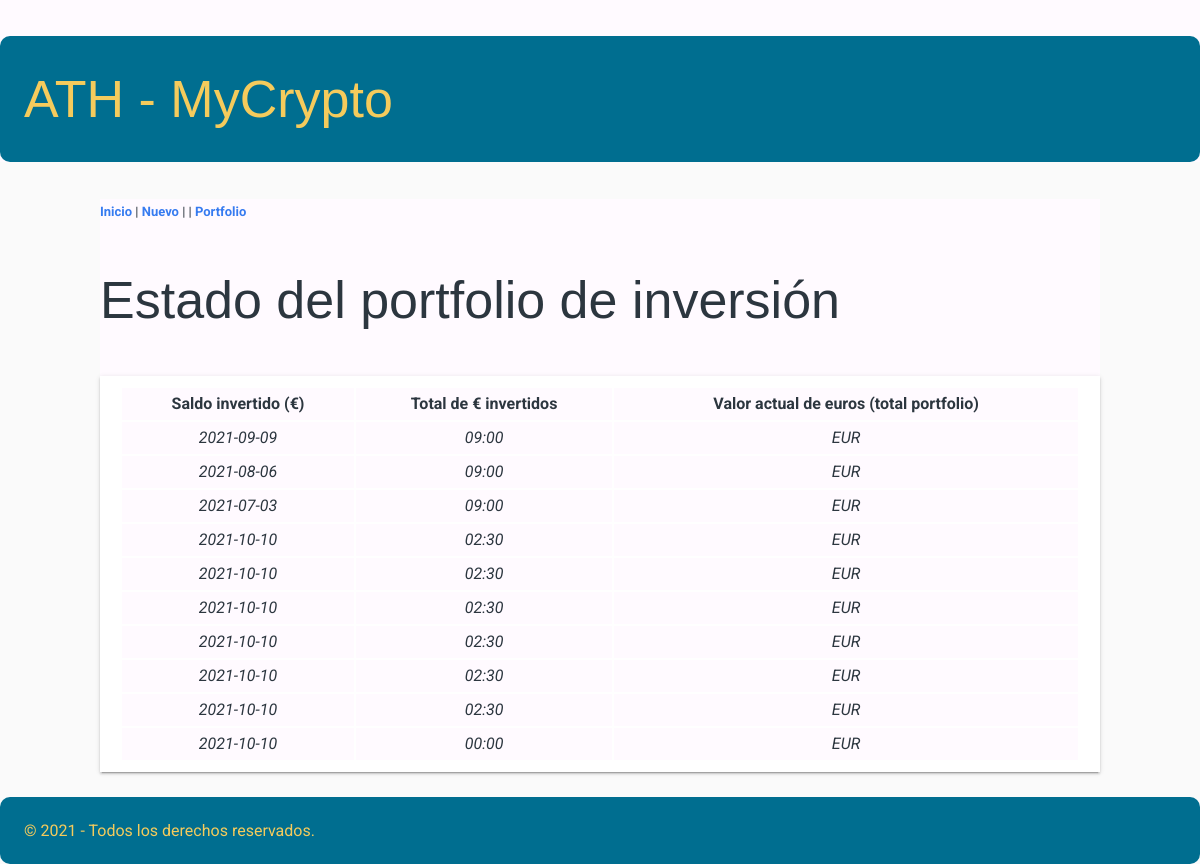
The page /status on the database as committed earlier.
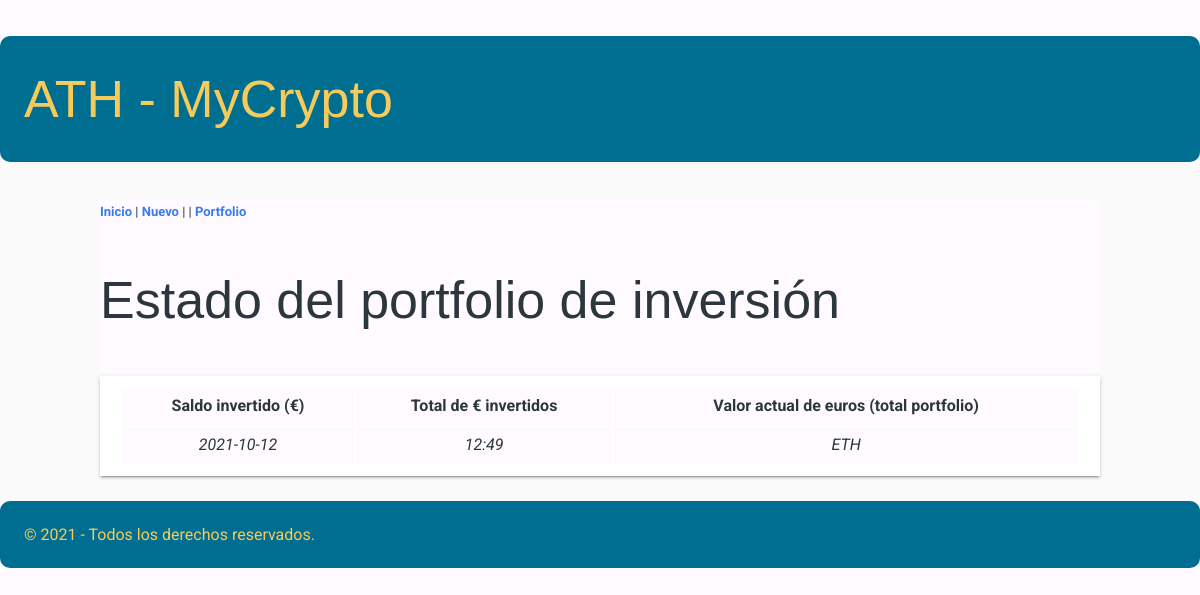
The same page on the database as committed later.
### tables this page shows
CREATE TABLE "myCrypto" (
	"id"	INTEGER NOT NULL UNIQUE,
	"date"	TEXT NOT NULL,
	"time"	TEXT NOT NULL,
	"desde"	TEXT NOT NULL,
	"Q_desde"	REAL NOT NULL,
	"hasta"	TEXT NOT NULL,
	"Q_hasta"	REAL NOT NULL,
	"PU"	REAL NOT NULL,
	PRIMARY KEY("id" AUTOINCREMENT)
);

### appRegistro/views.py (the view)
@app.route("/status", methods=["GET"])
def status():
    consulta = """
    SELECT *
        FROM myCrypto;
    """
    movimientos = dbManager.consultaSQL(consulta)
    return render_template("status.html", items=movimientos)

### appRegistro/models.py (called while the page is built)
    def consultaSQL(self, consulta, params = []):
        conex = sqlite3.connect(self.ruta_basedatos)
        cur = conex.cursor()
        cur.execute(consulta, params)
        keys = []
        for item in cur.description:
            keys.append(item[0])
        registros = []
        for registro in cur.fetchall():
            ix_clave = 0
            d = {}
            for columna in keys:
                d[columna] = registro[ix_clave]
                ix_clave += 1
            registros.append(d)
        conex.close()
        return registros

### appRegistro/templates/status.html (shortened to what this page needs)
{% extends 'base.html' %}
{% block contenido_pagina %}
            <h1>Estado del portfolio de inversión</h1>
                <table class="paper">
                    <tr>
                        <th>Saldo invertido (€)</th>
                        <th>Total de € invertidos</th>
                        <th>Valor actual de euros (total portfolio)</th>
                    </tr>
                    {% for item in items %}
                    <tr>
                        <td>{{ item.date }}</td>
                        <td>{{ item.time }}</td>
                        <td>{{ item.desde }}</td>
                    </tr>
                    {% endfor %}
                </table>
{% endblock %}

Rows that differ between the two databases and show on the page:
removed myCrypto: date "2021-09-09", time "09:00", desde "EUR"
removed myCrypto: date "2021-08-06", time "09:00", desde "EUR"
removed myCrypto: date "2021-07-03", time "09:00", desde "EUR"
removed myCrypto: date "2021-10-10", time "02:30", desde "EUR"
removed myCrypto: date "2021-10-10", time "02:30", desde "EUR"
removed myCrypto: date "2021-10-10", time "02:30", desde "EUR"
removed myCrypto: date "2021-10-10", time "02:30", desde "EUR"
removed myCrypto: date "2021-10-10", time "02:30", desde "EUR"
removed myCrypto: date "2021-10-10", time "02:30", desde "EUR"
removed myCrypto: date "2021-10-10", time "00:00", desde "EUR"
added myCrypto: date "2021-10-12", time "12:49", desde "ETH"
